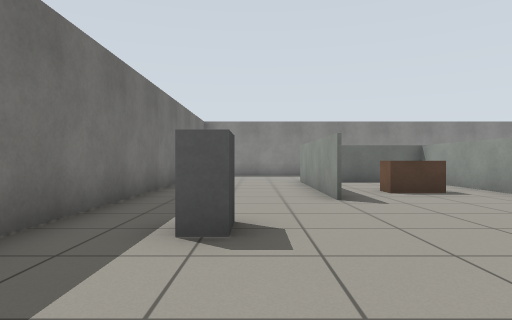
[1] (above)

22 first-person views from a walk through a robot-simulator world made for Gazebo. The camera is 0.72 m above the floor, looks level and sees 75° across. The floor is counted in squares, 1 m on a side. Each view is taken from the middle of a square. On the plan, view 1 faces up. The plan holds only what a view shows up to about 10 squares ahead; the rest is blank.

[2]
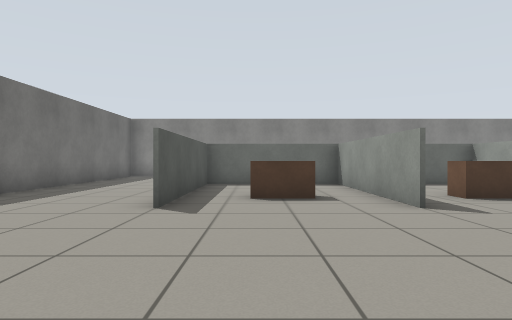

[3]
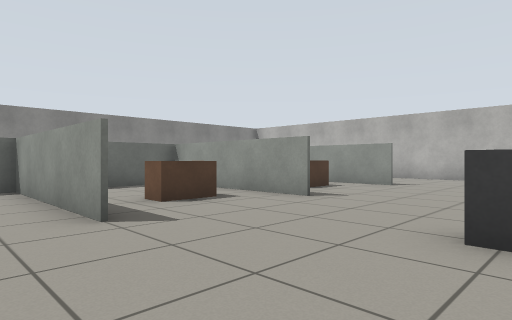

[4]
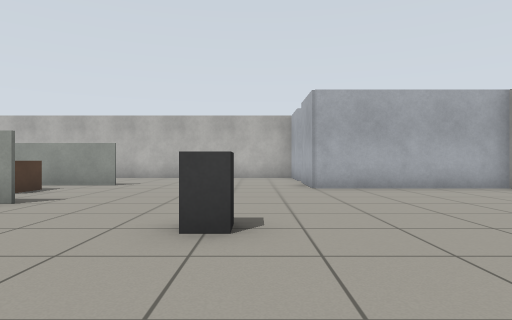

[5]
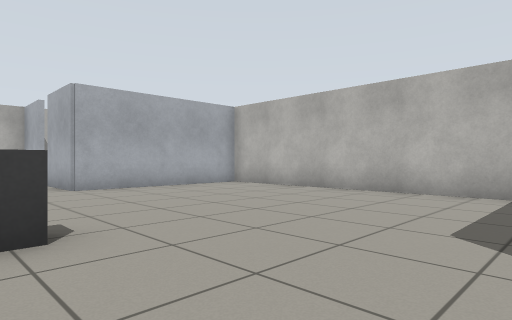

[6]
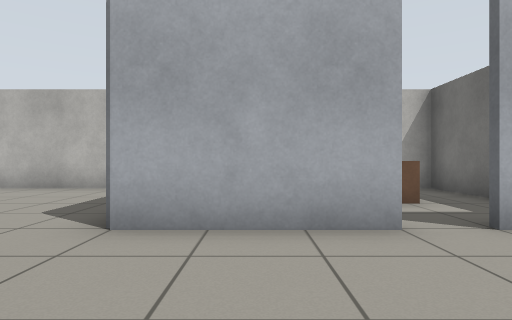

[7]
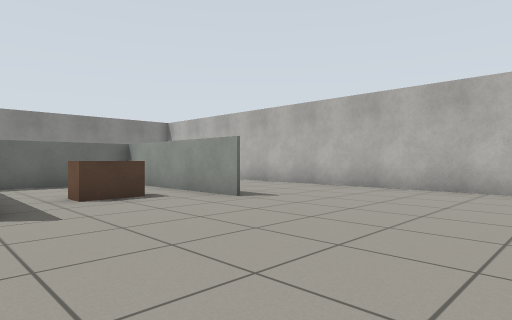

[8]
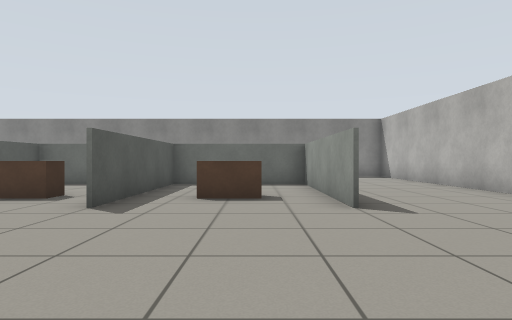

[9]
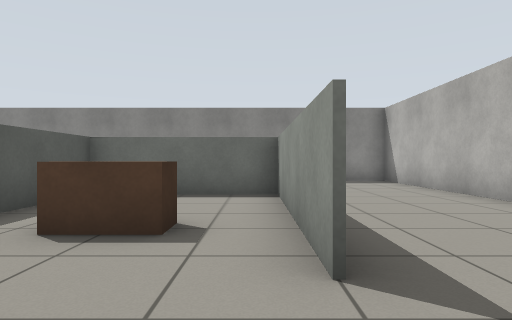

[10]
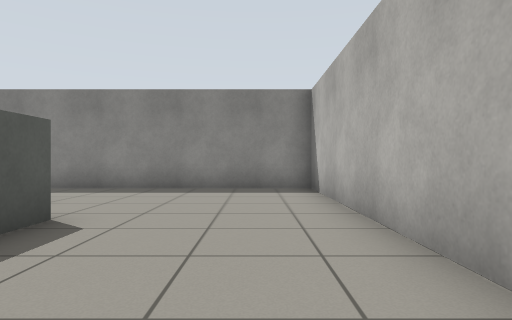

[11]
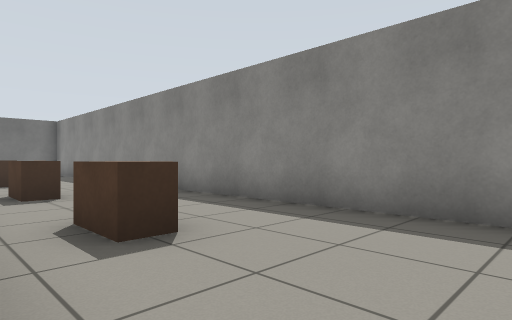

[12]
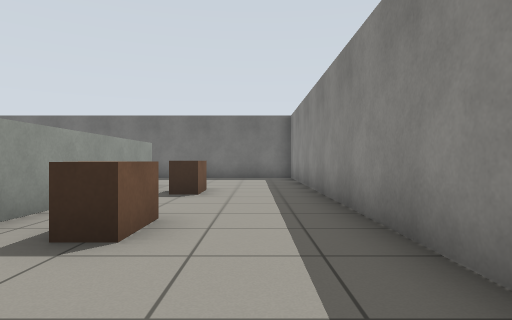

[13]
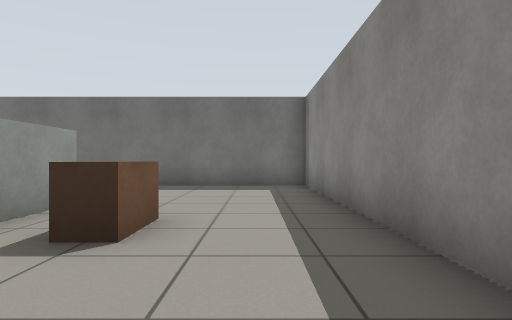

[14]
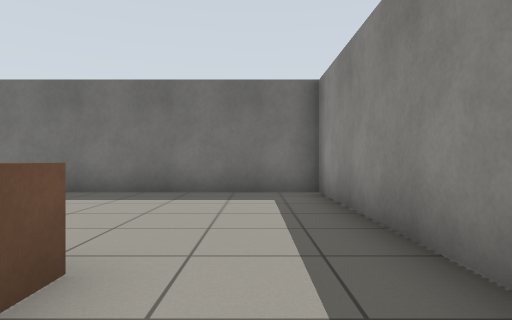

[15]
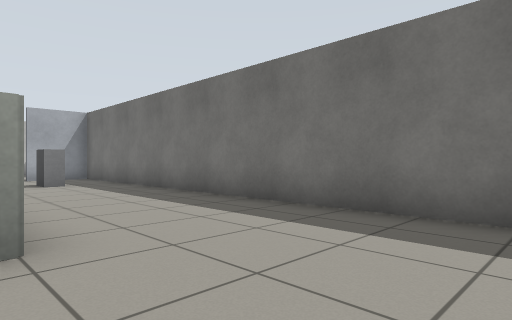

[16]
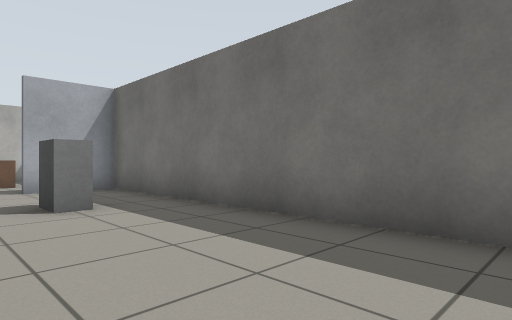

[17]
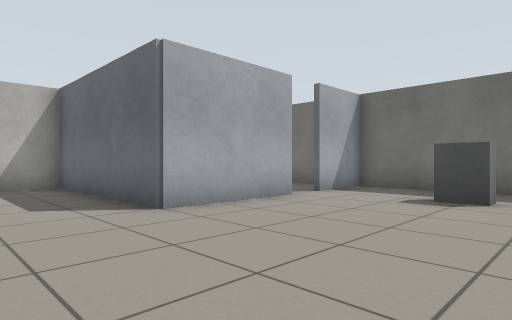

[18]
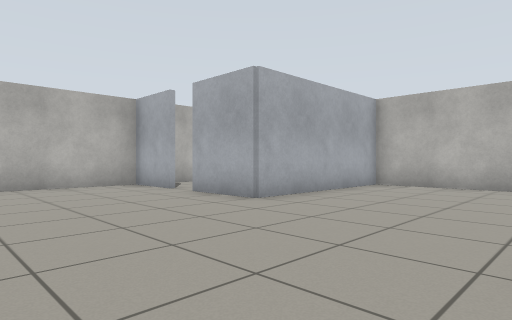

[19]
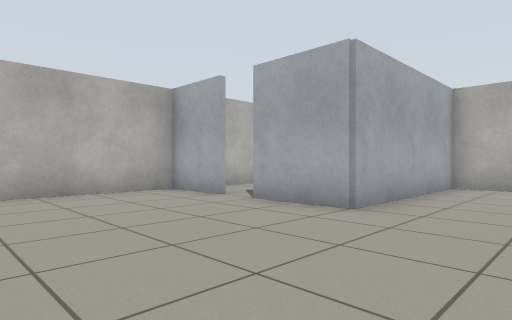

[20]
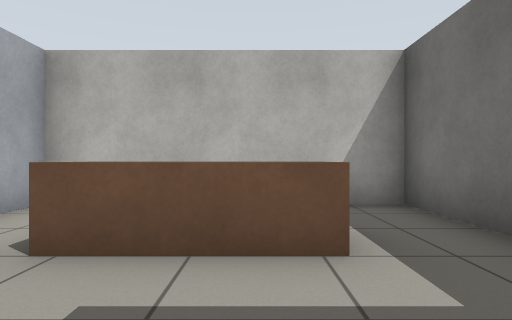

[21]
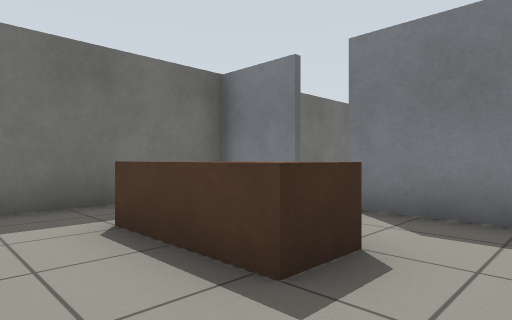

[22]
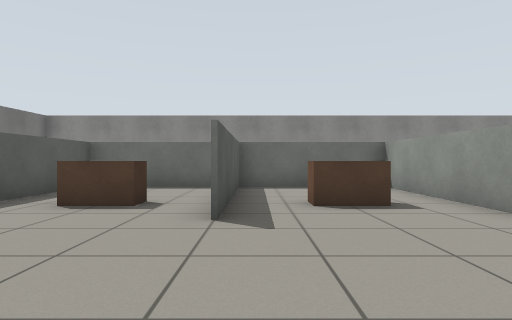

### Floor plan
Ten units are one square. View 1 is at (0, 0); x grows to the right and y downward. Boxes are objects, and circles mark ways between rooms. Rooms are numbered by the first view taken in them; rooms with no view inside come last. Other rooms are left out.
<svg viewBox="-30 -159 209 209">
<path fill="none" stroke="#000" d="M-5 -4 -25 -4M-24 -1 -24 44 40 44M25 -4 5 -4M34 45 34 34M95 -60 95 -110 95 -60M55 -60 55 -110 55 -60M135 -59 135 -110 135 -101M15 -60 15 -100M135 -110 15 -110 15 -60M14 -110 72 -110M5 -6 36 -6 36 44M155 -6 174 -6 174 -154 -24 -154 -24 -1M40 44 124 44 124 -6 145 -6M-25 -6 -5 -6"/>
<rect x="-5" y="15" width="20" height="10" fill="#bbb"><title>brown box</title></rect>
<rect x="-5" y="-45" width="10" height="20" fill="#bbb"><title>cabinet</title></rect>
<rect x="25" y="-85" width="20" height="20" fill="#bbb"><title>brown box</title></rect>
<rect x="25" y="-135" width="20" height="20" fill="#bbb"><title>brown box</title></rect>
<rect x="65" y="-85" width="20" height="20" fill="#bbb"><title>brown box</title></rect>
<rect x="65" y="-135" width="20" height="20" fill="#bbb"><title>brown box</title></rect>
<rect x="75" y="-35" width="10" height="10" fill="#bbb"><title>dark grey box</title></rect>
<rect x="105" y="-85" width="20" height="20" fill="#bbb"><title>brown box</title></rect>
<rect x="105" y="-135" width="20" height="20" fill="#bbb"><title>brown box</title></rect>
<circle cx="0" cy="0" r="3" fill="#2a7"/>
<text x="0" y="20">1</text>
<text x="80" y="-70">2</text>
</svg>
Room 1 opens to room 2.

Where each view was taken, in squares from view 1:
view 1: 0 up, 0 right, facing up
view 2: 1 up, 3 right, facing up
view 3: 2 up, 4 right, facing up-right
view 4: 2 up, 4 right, facing right
view 5: 3 up, 4 right, facing down-right
view 6: 4 up, 2 right, facing down
view 7: 1 up, 9 right, facing up-right
view 8: 1 up, 12 right, facing up
view 9: 4 up, 13 right, facing up
view 10: 7 up, 16 right, facing up
view 11: 11 up, 15 right, facing up-left
view 12: 14 up, 11 right, facing left
view 13: 14 up, 7 right, facing left
view 14: 14 up, 5 right, facing left
view 15: 14 up, 2 right, facing down-left
view 16: 9 up, 1 right, facing down-left
view 17: 5 up, 6 right, facing down-left
view 18: 5 up, 8 right, facing down-right
view 19: 5 up, 10 right, facing down-right
view 20: 1 up, 0 right, facing down
view 21: 4 down, 3 right, facing up-left
view 22: 2 up, 6 right, facing up
